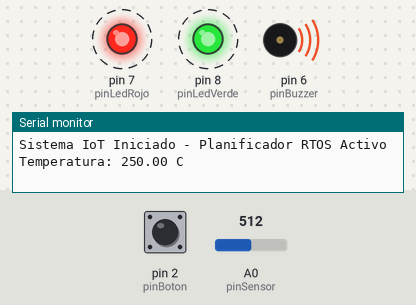
Recording of a sketch running on a simulated Arduino Uno, built with avr-gcc and run on an emulated ATmega328P. On the bench: output pins drawn as LEDs (lit = HIGH), buzzer (waves = sounding), the last lines printed to the serial monitor. Dashed ring = blinking. The test bench sets the inputs (shaded band); at power-on: pin 2 (pinBoton) LOW, A0 (pinSensor) = 512.

Above: at 1.25 s.
1.3 s: pin 2 (pinBoton) pulled HIGH for 0.15 s
At 2.25 s:
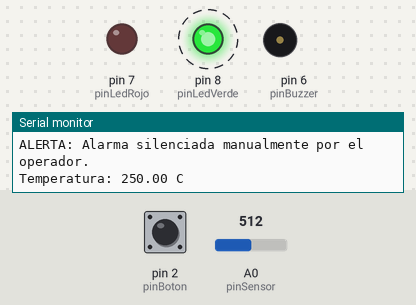
Timing chart, 0 to 12.0 s (numbered marks = the images above; inputs shaded):
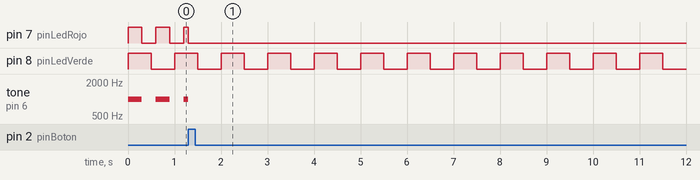

Measured:
- by itself, pin 8 (pinLedVerde): alternates HIGH for 0.50 s and LOW for 0.50 s

The sketch:

APE9.ino
```cpp
const int pinBoton = 2;
const int pinBuzzer = 6;
const int pinLedRojo = 7;
const int pinLedVerde = 8;
const int pinSensor = A0;


unsigned long tiempoActual = 0;
bool alarmaActiva = false;
bool alarmaSilenciada = false;
float temperaturaActual = 0.0;


struct Tarea {
  int pin;
  unsigned long periodo;
  unsigned long proximaEjec;
  int estado;
};

Tarea tareaHeartbeat = {pinLedVerde, 500, 0, 0};   // Cada medio segundo (500ms)
Tarea tareaTelemetria = {pinSensor, 2000, 0, 0};  // Cada dos segundos
Tarea tareaAlarma = {pinLedRojo, 300, 0, 0};       // Cada 300 milisegundos


float leerTemperatura();
void ejecutarHeartbeat(Tarea &t);
void ejecutarTelemetria(Tarea &t);
void ejecutarAlarma(Tarea &t);
void verificarBoton();

void setup() {
  Serial.begin(9600);

  pinMode(pinBoton, INPUT);
  pinMode(pinBuzzer, OUTPUT);
  pinMode(pinLedRojo, OUTPUT);
  pinMode(pinLedVerde, OUTPUT);

  Serial.println("Sistema IoT Iniciado - Planificador RTOS Activo"); // Mensaje de inicio [cite: 267]
}

void loop() {
  tiempoActual = millis();


  // Tarea 1: Ejecución del Heartbeat
  if (tiempoActual >= tareaHeartbeat.proximaEjec) {
    ejecutarHeartbeat(tareaHeartbeat);
    tareaHeartbeat.proximaEjec += tareaHeartbeat.periodo;
  }

  // Tarea 2: Ejecución de Telemetría y Monitoreo Térmico
  if (tiempoActual >= tareaTelemetria.proximaEjec) {
    ejecutarTelemetria(tareaTelemetria);
    tareaTelemetria.proximaEjec += tareaTelemetria.periodo;
  }

  // Tarea 3: Ejecución de la Intermitencia de Alarma
  if (tiempoActual >= tareaAlarma.proximaEjec) {
    ejecutarAlarma(tareaAlarma);
    tareaAlarma.proximaEjec += tareaAlarma.periodo;
  }


  verificarBoton();
}


/*float leerTemperatura() {
  int lectura = analogRead(pinSensor);

  float voltaje = lectura * (5.0 / 1024.0);
  float temperaturaC = (voltaje - 0.5) * 100.0;
  return temperaturaC;
}*/
float leerTemperatura() {
  int lectura = analogRead(pinSensor);

  float voltaje = (lectura * 5.0) / 1024.0;
  float temperaturaC = voltaje * 100.0;

  return temperaturaC;
}
// Tarea 1: Cambia el estado del LED verde
void ejecutarHeartbeat(Tarea &t) {
  t.estado = !t.estado; // Toggle (Invertir estado)
  digitalWrite(t.pin, t.estado);
}

// Tarea 2: Captura lecturas, las envía por Serial y evalúa condiciones lógicas
void ejecutarTelemetria(Tarea &t) {
  temperaturaActual = leerTemperatura();

  Serial.print("Temperatura: ");
  Serial.print(temperaturaActual);
  Serial.println(" C");


  if (temperaturaActual > 30.0) {
    if (!alarmaActiva) {
      alarmaActiva = true;
      alarmaSilenciada = false;
    }
  } else {
    // Apagado automático del estado de alarma si la temperatura baja
    alarmaActiva = false;
    alarmaSilenciada = false;
    digitalWrite(pinLedRojo, LOW);
    noTone(pinBuzzer);
  }
}

// Tarea 3: Manejo intermitente y rápido del entorno visual
void ejecutarAlarma(Tarea &t) {
  // Solo actúa si la alarma está encendida en el sistema y no ha sido silenciada por el operador
  if (alarmaActiva && !alarmaSilenciada) {
    t.estado = !t.estado;

    digitalWrite(t.pin, t.estado);

    if (t.estado == 1) {
      tone(pinBuzzer, 1000);
    } else {
      noTone(pinBuzzer);
    }
  }
}

// Tarea: Pulsador
void verificarBoton() {
  if (alarmaActiva && !alarmaSilenciada) {
    if (digitalRead(pinBoton) == HIGH) { // Detecta pulsación
      alarmaSilenciada = true;

      // Apagado inmediato
      digitalWrite(pinLedRojo, LOW);
      noTone(pinBuzzer);

      Serial.println("ALERTA: Alarma silenciada manualmente por el operador."); // Registro serial [cite: 278]
    }
  }
}
```
